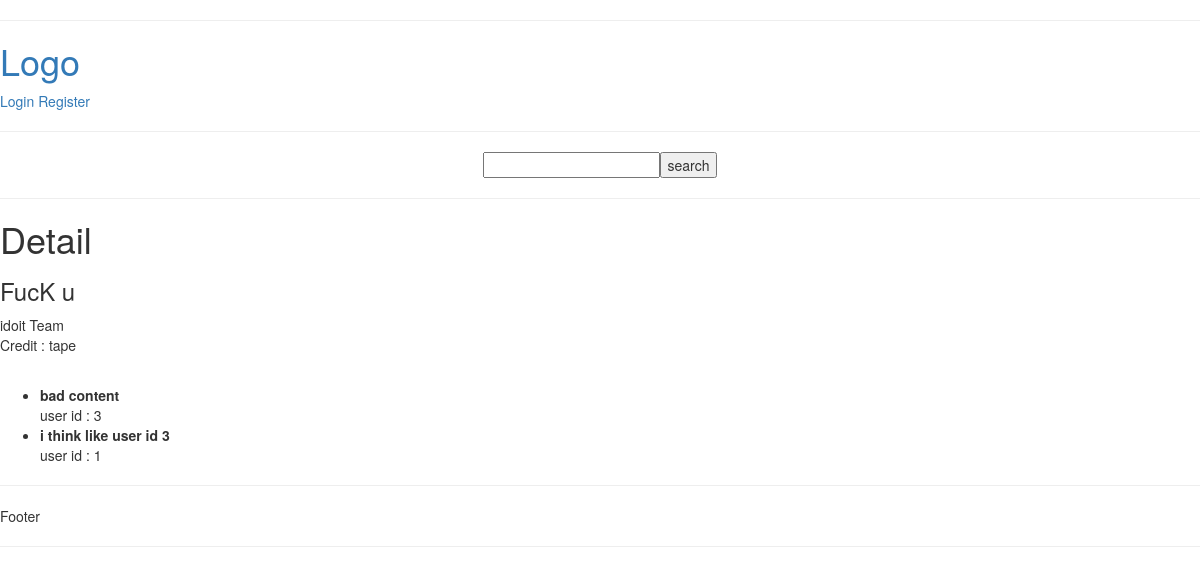
/blog/16/, run on the app's committed database.
### blog/models.py (models this page shows, shortened)
class Blog(models.Model):
    user = models.ForeignKey(User, on_delete=models.CASCADE, default=1)
    title = models.CharField(max_length=100)
    content = models.CharField(max_length=255)
    created_at = models.DateTimeField(auto_now_add=True)
    updated_at = models.DateTimeField(auto_now=True)

class Comment(models.Model):
    user = models.ForeignKey(User, on_delete=models.CASCADE, default=1)
    content = models.ForeignKey(Blog, on_delete=models.CASCADE)
    comment = models.CharField(max_length=100)
    created_at = models.DateTimeField(auto_now_add=True)

### blog/views.py (the view)
# urls.py: path('<int:pk>/', views.detail, name='detail'),
def detail(request,pk):
    blog = get_object_or_404(Blog, pk=pk)
    user_check = get_object_or_404(User, pk=blog.user_id) # get name user
    if((request.user.has_perm('blog.change_blog') and str(user_check.username) == str(request.user)) or 'admin' == str(request.user)):
        edit = True
    else:
        edit = False
    print('blog.user_id :', blog.user_id)
    print('blog.title :',blog.title)
    print('blog.title :',blog.content)
    return render(request, 'blog/detail.html', {'blog': blog, 'credit':user_check.username ,'edit': edit, 'user':{ 'user_name': request.user ,'status_login': sessionResult(request)}})

### blog/views.py (called while the page is built)
def sessionResult(request):
    if request.session.keys():
        return True
    else:
        return False

### blog/templates/blog/detail.html (shortened to what this page needs)
{% extends 'base_layout.html' %}
{% block content %}
<div>
    <h1>Detail</h1>
    <h3>{{ blog.title }}</h3>
    <div>
        {{ blog.content }}
    </div>
    <p>Credit : {{credit}}</p>
    <br>
    <ul>
    {% for comment in blog.comment_set.all %}
        <li style="font-weight: bold">{{ comment.comment }}</li>user id : {{ comment.user_id }}
    {% endfor %}
</div>
{% endblock %}

### data on the page
Blog: title "FucK u", content "idoit Team"
Comment: comment "bad content", user_id "3"
Comment: comment "i think like user id 3", user_id "1"

### other printed values
{{ credit }} "tape"
